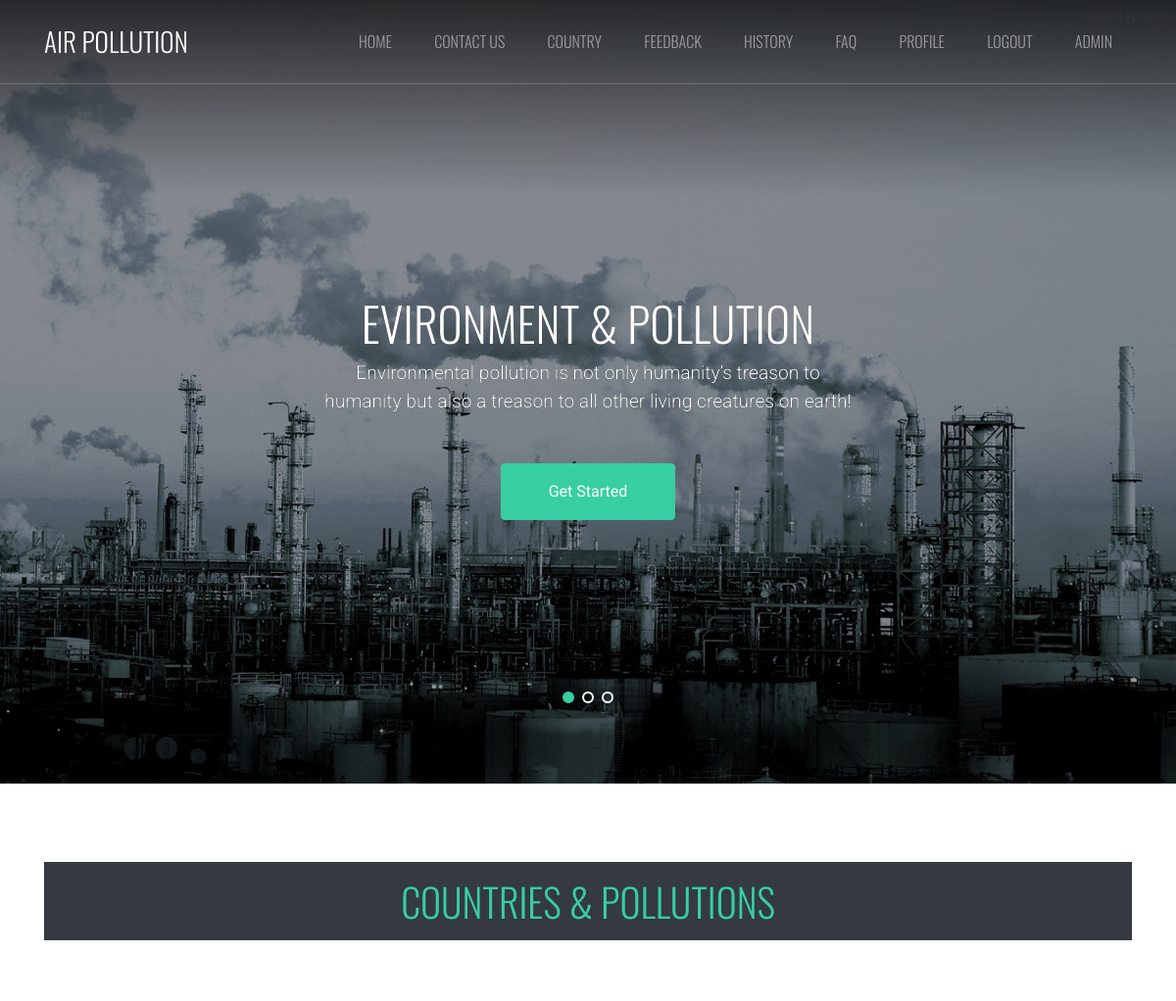
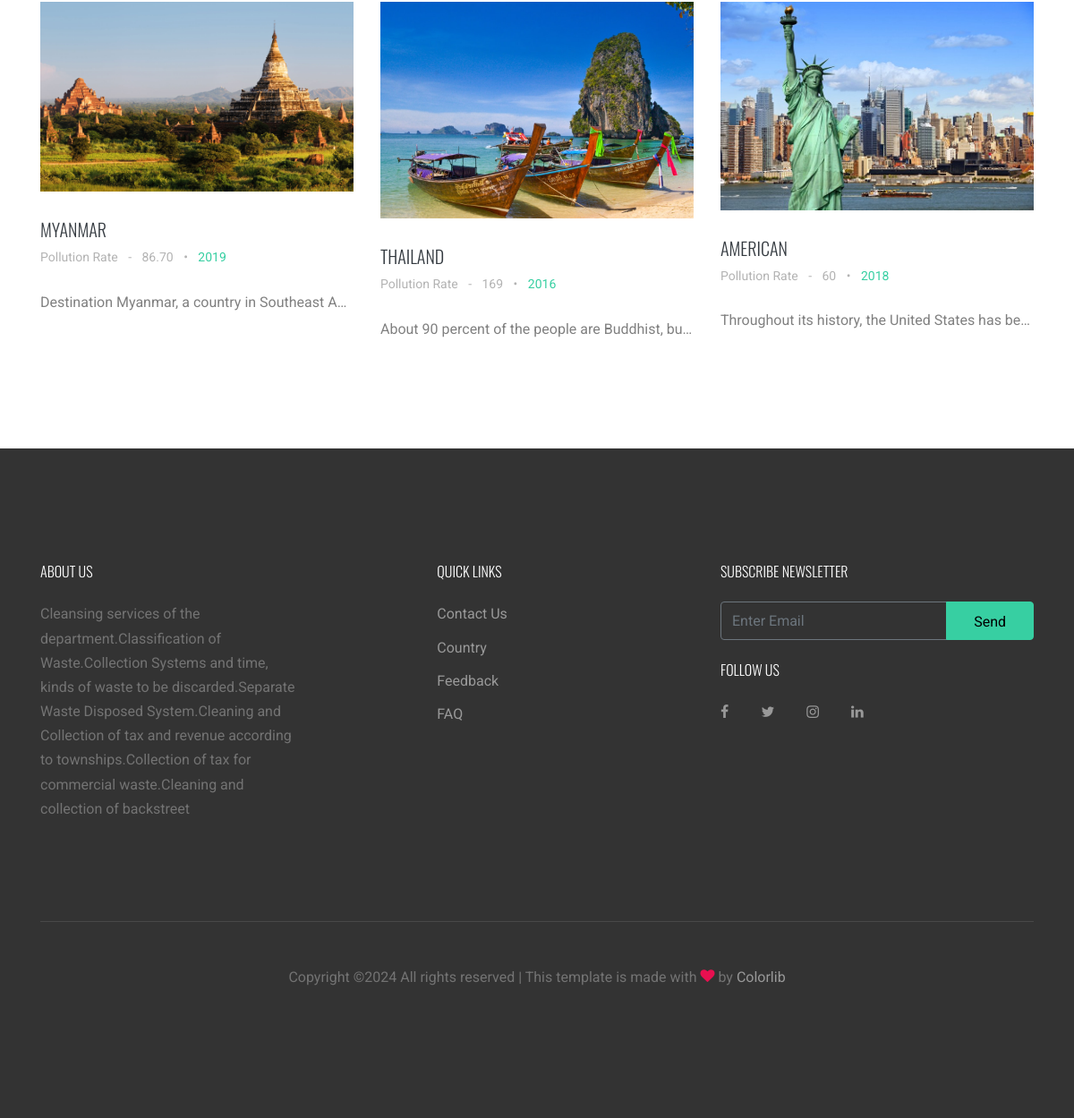
/usercountry.php (signed in), run on the app's committed database (2 pictures, top to bottom).
### tables this page shows
CREATE TABLE `country` (
  `CountryID` int(11) NOT NULL,
  `CountryName` varchar(30) DEFAULT NULL,
  `PollutionRate` varchar(50) DEFAULT NULL,
  `Year` int(11) DEFAULT NULL,
  `Description` text,
  `CountryImage1` varchar(255) DEFAULT NULL,
  `CountryImage2` varchar(255) DEFAULT NULL,
  `CountryImage3` varchar(255) DEFAULT NULL
);

### usercountry.php (the view, shortened to what this page needs)
<?php
	include ('connect.php');
	include('uheader.php');
	if (isset($_SESSION['uid'])) {
	    $selectcountry="Select * from Country";
	    $runselectcountry=mysqli_query($connection,$selectcountry);
  }else{
    echo "<script>window.alert('Please Login Account Firstly!.');</script>";
    echo "<script>window.location='index.php';</script>";
  }
 ?>
 	 <section class="site-section" id="news-section">
      <div class="container">
        <div class="row mb-5">
          <div class="col-12 text-center">
            <h2 class="section-title mb-3 bg-dark p-3">Countries &amp; Pollutions</h2>
          </div>
        </div>
        <div class='row'>
        <?php
        	while($ret=mysqli_fetch_array($runselectcountry)) {
				    $varcountryid=$ret['CountryID'];
				    $varcountryname=$ret['CountryName'];
				    $varcountryrate=$ret['PollutionRate'];
				    $varcountryyear=$ret['Year'];
				    $varcountryimg1=$ret['CountryImage1'];
				    $varcountrydesp=$ret['Description'];
		?>
			          <div class="col-md-6 col-lg-4 mb-4 mb-lg-4">
			            <div class="h-entry">
			              <a href="countrydetail.php?countryid=<?php echo($varcountryid) ?>"><img src="<?php echo $varcountryimg1 ?>" alt="Image" class="img-fluid"style="background-size: cover;"></a>
			              <h2 class="font-size-regular"><a href="countrydetail.php?countryid=<?php echo($varcountryid) ?>" class="text-dark"><?php echo "$varcountryname"; ?></a></h2>
			              <div class="meta mb-4">Pollution Rate <span class="mx-2"> - </span><?php echo "$varcountryrate"; ?>
			              <span class="mx-2">&bullet;</span>
			              <a href="countrydetail.php?countryid=<?php echo($varcountryid) ?>"><?php echo "$varcountryyear"; ?></a></div>
			              <p style="white-space: nowrap; overflow: hidden; text-overflow: ellipsis; max-height: 1000px;"><?php echo "$varcountrydesp"; ?></p>
			            </div>
			          </div>
			 <?php
        	}
		?>
		</div>
    </section>
 <?php
 	include('footer.php');
  ?>

### uheader.php (shortened to what this page needs)
<!DOCTYPE html>
<html lang="en">
  <head>
    <link rel="stylesheet" href="fonts/icomoon/style.css">
    <link rel="stylesheet" href="css/bootstrap.min.css">
    <link rel="stylesheet" href="css/jquery-ui.css">
    <link rel="stylesheet" href="css/owl.carousel.min.css">
    <link rel="stylesheet" href="css/owl.theme.default.min.css">
    <link rel="stylesheet" href="css/owl.theme.default.min.css">
    <link rel="stylesheet" href="css/jquery.fancybox.min.css">
    <link rel="stylesheet" href="css/bootstrap-datepicker.css">
    <link rel="stylesheet" href="fonts/flaticon/font/flaticon.css">
    <link rel="stylesheet" href="css/aos.css">
    <link rel="stylesheet" href="css/style.css">
  </head>
  <body data-spy="scroll" data-target=".site-navbar-target" data-offset="300">
  <div class="site-wrap">
    <header class="site-navbar py-4 js-sticky-header site-navbar-target" role="banner">
      <div class="container">
        <div class="row align-items-center">
          <div class="col-6 col-xl-2">
            <h1 class="mb-0 site-logo m-0 p-0"><a href="index.html" class="mb-0">Air Pollution</a></h1>
          </div>
          <div class="col-12 col-md-10 d-none d-xl-block">
            <nav class="site-navigation position-relative text-right" role="navigation">
              <ul class="site-menu main-menu js-clone-nav mr-auto d-none d-lg-block">
                <li><a href="PageHome.php" class="nav-link">Home</a></li>
                <li><a href="usercontactus.php" class="nav-link">Contact Us</a></li>
                <li><a href="usercountry.php" class="nav-link">Country</a></li>
                <li><a href="userfeedback.php" class="nav-link">Feedback</a></li>
                <li><a href="userhistory.php" class="nav-link">History</a></li>
                <li><a href="userfaq.php" class="nav-link">FAQ</a></li>
                <li><a href="userprofile.php" class="nav-link">Profile</a></li>
                <li><a href="userlogout.php" class="nav-link">Logout</a></li>
                <li><a href="adminlogin.php" class="nav-link">Admin</a></li>
              </ul>
            </nav>
          </div>
        </div>
      </div>
    </header>
    <div class="site-block-wrap">
    <div class="owl-carousel with-dots">
      <div class="site-blocks-cover overlay overlay-2" style="background-image: url(AllImage/headerimg3.jpg);" data-aos="fade" id="home-section">
        <div class="container">
          <div class="row align-items-center justify-content-center">
            <div class="col-md-6 mt-lg-5 text-center">
              <h1 class="text-shadow">Evironment &amp; Pollution</h1>
              <p class="mb-5 text-shadow">Environmental pollution is not only humanity’s treason to humanity but also a treason to all other living creatures on earth!</p>
              <p><a href="#" target="_blank" class="btn btn-primary px-5 py-3">Get Started</a></p>
            </div>
          </div>
        </div>
      </div>
    </div>
  </div>

### footer.php (shortened to what this page needs)
<footer class="site-footer">
      <div class="container">
        <div class="row">
          <div class="col-md-8">
            <div class="row">
              <div class="col-md-5">
                <h2 class="footer-heading mb-4">About Us</h2>
                <p>
                   Cleansing services of the department.Classification of Waste.Collection Systems and time, kinds of waste to be discarded.Separate Waste Disposed System.Cleaning and Collection of tax and revenue according to townships.Collection of tax for commercial waste.Cleaning and collection of backstreet
                </p>
              </div>
              <div class="col-md-3 mx-auto">
                <h2 class="footer-heading mb-4">Quick Links</h2>
                <ul class="list-unstyled">
                  <li><a href="#">Contact Us</a></li>
                  <li><a href="#">Country</a></li>
                  <li><a href="#">Feedback</a></li>
                  <li><a href="#">FAQ</a></li>
                </ul>
              </div>
            </div>
          </div>
          <div class="col-md-4">
            <div class="mb-4">
              <h2 class="footer-heading mb-4">Subscribe Newsletter</h2>
            <form action="#" method="post" class="footer-subscribe">
              <div class="input-group mb-3">
                <input type="text" class="form-control border-secondary text-white bg-transparent" placeholder="Enter Email" aria-label="Enter Email" aria-describedby="button-addon2">
                <div class="input-group-append">
                  <button class="btn btn-primary text-black" type="button" id="button-addon2">Send</button>
                </div>
              </div>
            </form>
            </div>
            <div class="">
              <h2 class="footer-heading mb-4">Follow Us</h2>
                <a href="https://www.facebook.com" class="pl-0 pr-3"><span class="icon-facebook"></span></a>
                <a href="https://www.twitter.com" class="pl-3 pr-3"><span class="icon-twitter"></span></a>
                <a href="https://www.instagram.com" class="pl-3 pr-3"><span class="icon-instagram"></span></a>
                <a href="https://www.linkedin.com" class="pl-3 pr-3"><span class="icon-linkedin"></span></a>
            </div>
          </div>
        </div>
        <div class="row pt-5 mt-5 text-center">
          <div class="col-md-12">
            <div class="border-top pt-5">
            <p class="copyright">
            Copyright &copy;<script>document.write(new Date().getFullYear());</script> All rights reserved | This template is made with <i class="icon-heart text-danger" aria-hidden="true"></i> by <a href="https://colorlib.com" target="_blank" >Colorlib</a>
            </p>
            </div>
          </div>
        </div>
      </div>
    </footer>
  </div>
  </body>
</html>

### data on the page
country: CountryImage1 (picture), CountryName "MYANMAR", PollutionRate "86.70", Year "2019", Description "Destination Myanmar, a country in Southeast A…"
country: CountryImage1 (picture), CountryName "THAILAND", PollutionRate "169", Year "2016", Description "About 90 percent of the people are Buddhist, bu…"
country: CountryImage1 (picture), CountryName "AMERICAN", PollutionRate "60", Year "2018", Description "Throughout its history, the United States has be…"
